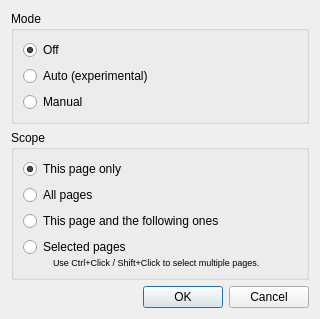
<?xml version="1.0" encoding="UTF-8"?>
<ui version="4.0">
 <class>OutputChangeDewarpingDialog</class>
 <widget class="QDialog" name="OutputChangeDewarpingDialog">
  <property name="windowModality">
   <enum>Qt::WindowModal</enum>
  </property>
  <property name="geometry">
   <rect>
    <x>0</x>
    <y>0</y>
    <width>320</width>
    <height>287</height>
   </rect>
  </property>
  <property name="windowTitle">
   <string>Apply Dewarping Mode</string>
  </property>
  <layout class="QVBoxLayout" name="verticalLayout">
   <item>
    <widget class="QGroupBox" name="dpiGroup">
     <property name="title">
      <string>Mode</string>
     </property>
     <layout class="QVBoxLayout" name="verticalLayout_4">
      <item>
       <widget class="QRadioButton" name="offRB">
        <property name="text">
         <string>Off</string>
        </property>
        <property name="checked">
         <bool>true</bool>
        </property>
       </widget>
      </item>
      <item>
       <widget class="QRadioButton" name="autoRB">
        <property name="enabled">
         <bool>true</bool>
        </property>
        <property name="text">
         <string>Auto (experimental)</string>
        </property>
       </widget>
      </item>
      <item>
       <widget class="QRadioButton" name="manualRB">
        <property name="text">
         <string>Manual</string>
        </property>
       </widget>
      </item>
     </layout>
    </widget>
   </item>
   <item>
    <widget class="QGroupBox" name="groupBox_3">
     <property name="title">
      <string>Scope</string>
     </property>
     <layout class="QVBoxLayout" name="verticalLayout_2">
      <item>
       <widget class="QRadioButton" name="thisPageRB">
        <property name="text">
         <string>This page only</string>
        </property>
        <property name="checked">
         <bool>true</bool>
        </property>
       </widget>
      </item>
      <item>
       <widget class="QRadioButton" name="allPagesRB">
        <property name="text">
         <string>All pages</string>
        </property>
       </widget>
      </item>
      <item>
       <widget class="QRadioButton" name="thisPageAndFollowersRB">
        <property name="text">
         <string>This page and the following ones</string>
        </property>
       </widget>
      </item>
      <item>
       <widget class="QWidget" name="selectedPagesWidget" native="true">
        <layout class="QVBoxLayout" name="verticalLayout_3">
         <property name="spacing">
          <number>0</number>
         </property>
         <property name="margin">
          <number>0</number>
         </property>
         <item>
          <widget class="QRadioButton" name="selectedPagesRB">
           <property name="text">
            <string>Selected pages</string>
           </property>
          </widget>
         </item>
         <item>
          <layout class="QHBoxLayout" name="horizontalLayout_2">
           <property name="spacing">
            <number>0</number>
           </property>
           <item>
            <spacer name="horizontalSpacer_5">
             <property name="orientation">
              <enum>Qt::Horizontal</enum>
             </property>
             <property name="sizeType">
              <enum>QSizePolicy::Fixed</enum>
             </property>
             <property name="sizeHint" stdset="0">
              <size>
               <width>30</width>
               <height>0</height>
              </size>
             </property>
            </spacer>
           </item>
           <item>
            <widget class="QLabel" name="selectedPagesHint">
             <property name="font">
              <font>
               <pointsize>7</pointsize>
              </font>
             </property>
             <property name="text">
              <string>Use Ctrl+Click / Shift+Click to select multiple pages.</string>
             </property>
            </widget>
           </item>
          </layout>
         </item>
        </layout>
       </widget>
      </item>
     </layout>
    </widget>
   </item>
   <item>
    <spacer name="verticalSpacer">
     <property name="orientation">
      <enum>Qt::Vertical</enum>
     </property>
     <property name="sizeHint" stdset="0">
      <size>
       <width>20</width>
       <height>0</height>
      </size>
     </property>
    </spacer>
   </item>
   <item>
    <widget class="QDialogButtonBox" name="buttonBox">
     <property name="orientation">
      <enum>Qt::Horizontal</enum>
     </property>
     <property name="standardButtons">
      <set>QDialogButtonBox::Cancel|QDialogButtonBox::Ok</set>
     </property>
    </widget>
   </item>
  </layout>
 </widget>
 <resources/>
 <connections>
  <connection>
   <sender>buttonBox</sender>
   <signal>rejected()</signal>
   <receiver>OutputChangeDewarpingDialog</receiver>
   <slot>reject()</slot>
   <hints>
    <hint type="sourcelabel">
     <x>316</x>
     <y>260</y>
    </hint>
    <hint type="destinationlabel">
     <x>286</x>
     <y>274</y>
    </hint>
   </hints>
  </connection>
 </connections>
</ui>
